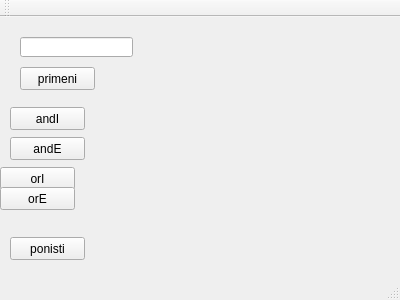
<?xml version="1.0" encoding="UTF-8"?>
<ui version="4.0">
 <class>MainWindow</class>
 <widget class="QMainWindow" name="MainWindow">
  <property name="geometry">
   <rect>
    <x>0</x>
    <y>0</y>
    <width>400</width>
    <height>300</height>
   </rect>
  </property>
  <property name="windowTitle">
   <string>MainWindow</string>
  </property>
  <widget class="QWidget" name="centralWidget">
   <widget class="QPushButton" name="dodajDete">
    <property name="geometry">
     <rect>
      <x>20</x>
      <y>50</y>
      <width>75</width>
      <height>23</height>
     </rect>
    </property>
    <property name="baseSize">
     <size>
      <width>2</width>
      <height>5</height>
     </size>
    </property>
    <property name="text">
     <string>primeni</string>
    </property>
   </widget>
   <widget class="QLineEdit" name="lineEdit">
    <property name="geometry">
     <rect>
      <x>20</x>
      <y>20</y>
      <width>113</width>
      <height>20</height>
     </rect>
    </property>
   </widget>
   <widget class="QPushButton" name="andI">
    <property name="geometry">
     <rect>
      <x>10</x>
      <y>90</y>
      <width>75</width>
      <height>23</height>
     </rect>
    </property>
    <property name="baseSize">
     <size>
      <width>2</width>
      <height>5</height>
     </size>
    </property>
    <property name="text">
     <string>andI</string>
    </property>
   </widget>
   <widget class="QPushButton" name="andE">
    <property name="geometry">
     <rect>
      <x>10</x>
      <y>120</y>
      <width>75</width>
      <height>23</height>
     </rect>
    </property>
    <property name="baseSize">
     <size>
      <width>2</width>
      <height>5</height>
     </size>
    </property>
    <property name="text">
     <string>andE</string>
    </property>
   </widget>
   <widget class="QPushButton" name="orI">
    <property name="geometry">
     <rect>
      <x>0</x>
      <y>150</y>
      <width>75</width>
      <height>23</height>
     </rect>
    </property>
    <property name="baseSize">
     <size>
      <width>2</width>
      <height>5</height>
     </size>
    </property>
    <property name="text">
     <string>orI</string>
    </property>
   </widget>
   <widget class="QPushButton" name="orE">
    <property name="geometry">
     <rect>
      <x>0</x>
      <y>170</y>
      <width>75</width>
      <height>23</height>
     </rect>
    </property>
    <property name="baseSize">
     <size>
      <width>2</width>
      <height>5</height>
     </size>
    </property>
    <property name="text">
     <string>orE</string>
    </property>
   </widget>
   <widget class="QPushButton" name="ponisti">
    <property name="geometry">
     <rect>
      <x>10</x>
      <y>220</y>
      <width>75</width>
      <height>23</height>
     </rect>
    </property>
    <property name="text">
     <string>ponisti</string>
    </property>
   </widget>
  </widget>
  <widget class="QMenuBar" name="menuBar">
   <property name="geometry">
    <rect>
     <x>0</x>
     <y>0</y>
     <width>400</width>
     <height>21</height>
    </rect>
   </property>
  </widget>
  <widget class="QToolBar" name="mainToolBar">
   <attribute name="toolBarArea">
    <enum>TopToolBarArea</enum>
   </attribute>
   <attribute name="toolBarBreak">
    <bool>false</bool>
   </attribute>
  </widget>
  <widget class="QStatusBar" name="statusBar"/>
 </widget>
 <layoutdefault spacing="6" margin="11"/>
 <resources/>
 <connections/>
</ui>
